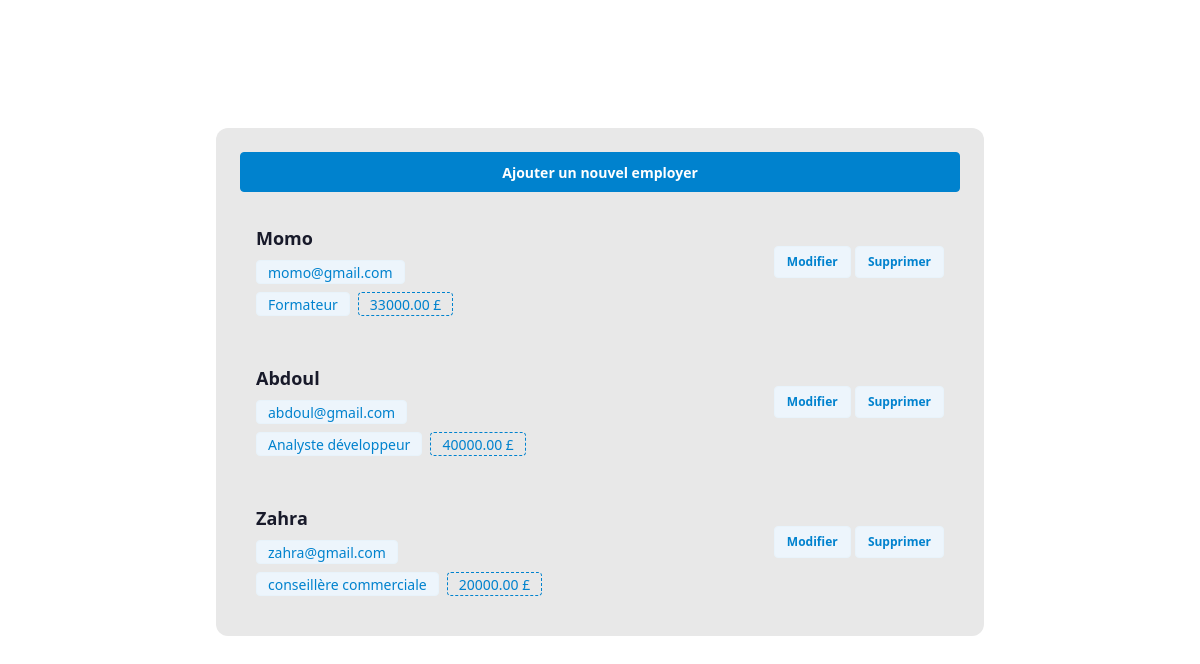
The page / on the database its author committed.
### employer/models.py (models this page shows)
class Employer(models.Model):
    nom=models.CharField(max_length=100);
    email=models.EmailField(unique=True);
    poste=models.CharField(max_length=100);
    salaire=models.DecimalField(max_digits=10, decimal_places=2);

### employer/views.py (the view)
# urls.py: path('', views.liste_employers, name='liste_employers'),
def liste_employers(request):
    employers = Employer.objects.all()
    return render(request, 'employer/liste.html', {'employers': employers})

### employer/templates/employer/liste.html
{% extends "base.html" %}
{% block content %}
      <div class="w-full bg-base-200">
        <div class="mb-4">
            <a href="{% url 'ajouter_employer' %}" class="btn btn-primary w-full">Ajouter un nouvel employer</a>
        </div>
        <div class="space-y-4 w-full">
            {% for employer in employers %}
            <div class="p-4 bg-base-10 rounded-lg w-full flex justify-between items-center">
                <div class="space-y-2">
                    <p class="font-bold text-lg">{{ employer.nom }}</p>
                     <p class="badge badge-soft badge-primary">{{ employer.email }}</p>
                     <div class="flex gap-2">
                        <p class="badge badge-soft badge-primary">{{ employer.poste }}</p>
                        <p class="badge badge-dash badge-primary">{{ employer.salaire }} £</p>
                     </div>
                </div>
                <div class="mb-4">
                    <a href="{% url 'modifier_employer' employer.id %}" class="btn btn-primary btn-soft btn-sm">Modifier</a>
                    <a href="{% url 'supprimer_employer' employer.id %}" class="btn btn-primary btn-soft btn-sm">Supprimer</a>
                </div>
            </div>
            {% endfor %}
        </div>
      </div>
{% endblock %}

### rows shown on the page
Employer: nom "Momo", email "momo@gmail.com", poste "Formateur", salaire "33000.00"
Employer: nom "Abdoul", email "abdoul@gmail.com", poste "Analyste développeur", salaire "40000.00"
Employer: nom "Zahra", email "zahra@gmail.com", poste "conseillère commerciale", salaire "20000.00"
